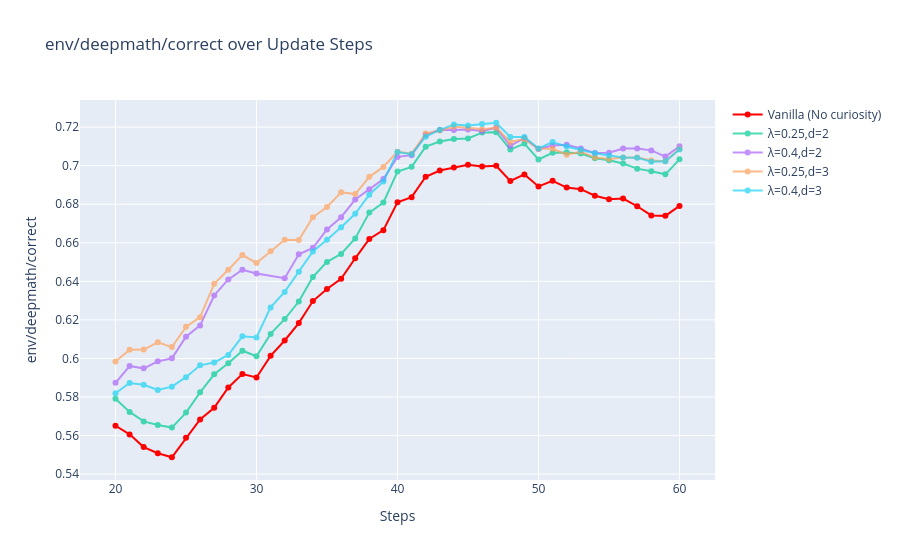

Notebook cell for this chart:
### Code cell
plot(traces, metric="env/deepmath/correct", labels=labels, max_steps=60, moving_avg=10, min_steps=20)
